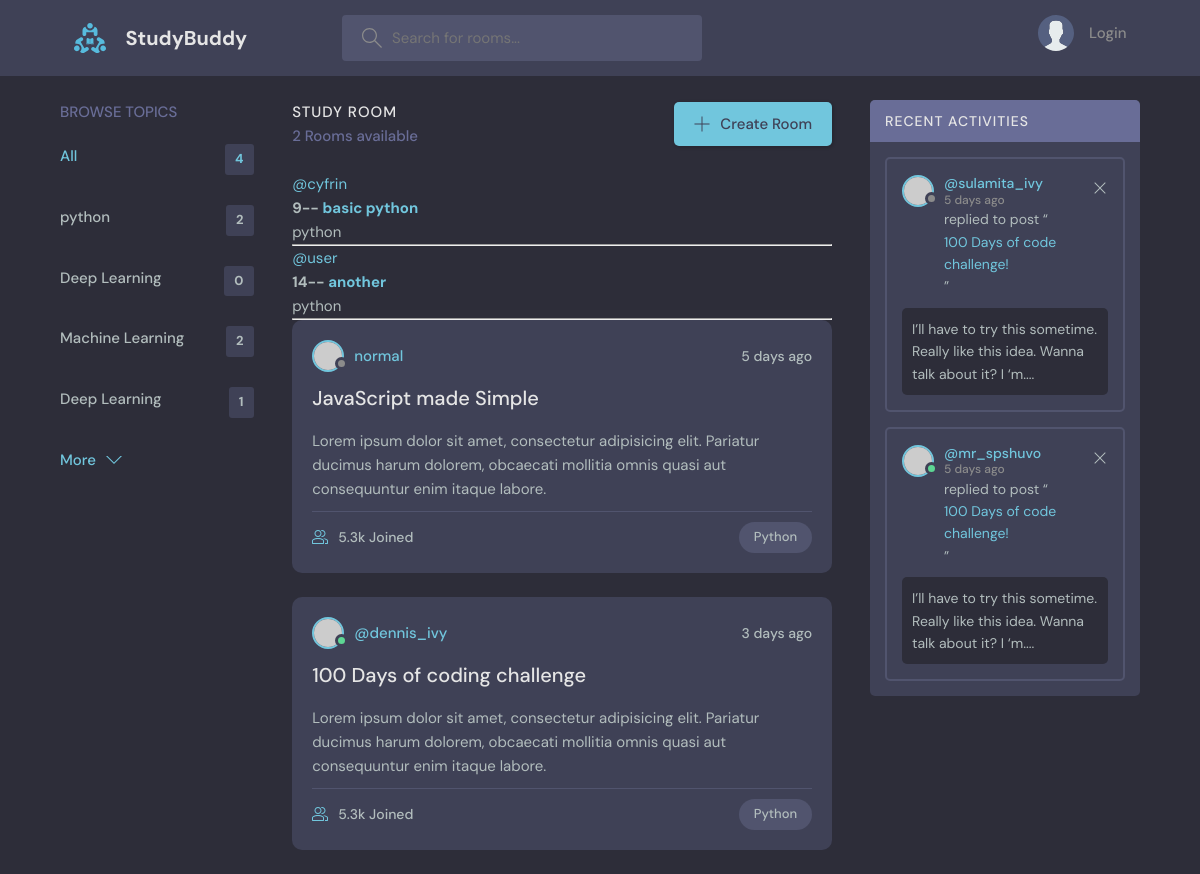
The page /?q=python on the database its author committed.
### base/models.py (models this page shows, shortened)
class Topic(models.Model):
    name=models.CharField(max_length=200)

class Room(models.Model):
    host=models.ForeignKey(User, on_delete=models.CASCADE, null=True)
    topic=models.ForeignKey(Topic, on_delete=models.SET_NULL, null=True)
    name=models.CharField(max_length=200)
    description=models.TextField(null=True, blank=True)
    participants= models.ManyToManyField(User, related_name='participants', blank=True)
    updated=models.DateTimeField(auto_now=True)
    created=models.DateTimeField(auto_now_add=True)
    class Meta:
        ordering=['-updated', '-created']

### base/views.py (the view)
# urls.py: path('', views.home, name='home'),
def home(request):
    q=request.GET.get('q') if request.GET.get('q')!=None else ''
    rooms=Room.objects.filter(Q(topic__name__icontains=q) | Q(name__icontains=q) | Q(description__icontains=q))
    room_count= rooms.count()
    topics = Topic.objects.all()
    room_messages= Message.objects.filter(Q(room__name__icontains=q))
    context= {"rooms":rooms, 'topics':topics, 'room_count':room_count, 'room_messages':room_messages}
    return render(request, 'base/home.html',context)

### base/templates/base/home.html (shortened to what this page needs)
{% extends 'main.html' %} {% block content %}
<main class="layout layout--3">
  <div class="container">
    {% include 'base/topic_component.html' %}
    <div class="roomList">
      <div class="roomList__header">
        <div>
          <h2>Study Room</h2>
          <p>{{rooms.count}} Rooms available</p>
        </div>
        <a class="btn btn--main" href="{%url 'create-room' %}">
          <svg
            version="1.1"
            xmlns="http://www.w3.org/2000/svg"
            width="32"
            height="32"
            viewBox="0 0 32 32"
          >
            <title>add</title>
            <path
              d="M16.943 0.943h-1.885v14.115h-14.115v1.885h14.115v14.115h1.885v-14.115h14.115v-1.885h-14.115v-14.115z"
            ></path>
          </svg>
          Create Room
        </a>
      </div>
      {%include 'base/feed_component.html'%}
      <div class="roomListRoom">
        <div class="roomListRoom__header">
          <a href="{% url 'user-profile' room.host.id %}" class="roomListRoom__author">
            <div class="avatar avatar--small">
              <img src="https://randomuser.me/api/portraits/women/11.jpg" />
            </div>
            <span>normal</span>
          </a>
          <div class="roomListRoom__actions">
            <span>5 days ago</span>
          </div>
        </div>
        <div class="roomListRoom__content">
          <a href="room.html">JavaScript made Simple</a>
          <p>
            Lorem ipsum dolor sit amet, consectetur adipisicing elit. Pariatur
            ducimus harum dolorem, obcaecati mollitia omnis quasi aut
            consequuntur enim itaque labore.
          </p>
        </div>
        <div class="roomListRoom__meta">
          <a href="room.html" class="roomListRoom__joined">
            5.3k Joined
          </a>
          <p class="roomListRoom__topic">Python</p>
        </div>
      </div>
      <div class="roomListRoom">
        <div class="roomListRoom__header">
          <a href="profile.html" class="roomListRoom__author">
            <div class="avatar avatar--small active">
              <img src="https://randomuser.me/api/portraits/men/11.jpg" />
            </div>
            <span>@dennis_ivy</span>
          </a>
          <div class="roomListRoom__actions">
            <span>3 days ago</span>
          </div>
        </div>
        <div class="roomListRoom__content">
          <a href="room.html">100 Days of coding challenge</a>
          <p>
            Lorem ipsum dolor sit amet, consectetur adipisicing elit. Pariatur
            ducimus harum dolorem, obcaecati mollitia omnis quasi aut
            consequuntur enim itaque labore.
          </p>
        </div>
        <div class="roomListRoom__meta">
          <a class="roomListRoom__joined">
            5.3k Joined
          </a>
          <p class="roomListRoom__topic">Python</p>
        </div>
      </div>
    </div>
    <div class="activities">
      <div class="activities__header">
        <h2>Recent Activities</h2>
      </div>
      <div class="activities__box">
        <div class="activities__boxHeader roomListRoom__header">
          <a href="profile.html" class="roomListRoom__author">
            <div class="avatar avatar--small">
              <img src="https://randomuser.me/api/portraits/women/11.jpg" />
            </div>
            <p>
              @sulamita_ivy
              <span>5 days ago</span>
            </p>
          </a>
          <div class="roomListRoom__actions">
            <a href="#">
              <svg
                version="1.1"
                xmlns="http://www.w3.org/2000/svg"
                width="32"
                height="32"
                viewBox="0 0 32 32"
              >
                <title>remove</title>
                <path
                  d="M27.314 6.019l-1.333-1.333-9.98 9.981-9.981-9.981-1.333 1.333 9.981 9.981-9.981 9.98 1.333 1.333 9.981-9.98 9.98 9.98 1.333-1.333-9.98-9.98 9.98-9.981z"
                ></path>
              </svg>
            </a>
          </div>
        </div>
        <div class="activities__boxContent">
          <p>
            replied to post “<a href="room.html">100 Days of code challenge!</a
            >”
          </p>
          <div class="activities__boxRoomContent">
            I’ll have to try this sometime. Really like this idea. Wanna talk
            about it? I ‘m....
          </div>
        </div>
      </div>
      <div class="activities__box">
        <div class="activities__boxHeader roomListRoom__header">
          <a href="profile.html" class="roomListRoom__author">
            <div class="avatar avatar--small active">
              <img src="https://randomuser.me/api/portraits/men/13.jpg" />
            </div>
            <p>
              @mr_spshuvo
              <span>5 days ago</span>
            </p>
          </a>
          <div class="roomListRoom__actions">
            <a href="#">
              <svg
                version="1.1"
                xmlns="http://www.w3.org/2000/svg"
                width="32"
                height="32"
                viewBox="0 0 32 32"
              >
                <title>remove</title>
                <path
                  d="M27.314 6.019l-1.333-1.333-9.98 9.981-9.981-9.981-1.333 1.333 9.981 9.981-9.981 9.98 1.333 1.333 9.981-9.98 9.98 9.98 1.333-1.333-9.98-9.98 9.98-9.981z"
                ></path>
              </svg>
            </a>
          </div>
        </div>
        <div class="activities__boxContent">
          <p>
            replied to post “<a href="room.html">100 Days of code challenge!</a
            >”
          </p>
          <div class="activities__boxRoomContent">
            I’ll have to try this sometime. Really like this idea. Wanna talk
            about it? I ‘m....
          </div>
        </div>
      </div>
    </div>
  </div>
</main>
{% endblock content %}

### base/templates/base/topic_component.html
 <div class="topics">
          <div class="topics__header">
            <h2>Browse Topics</h2>
          </div>
          <ul class="topics__list">
            <li>
              <a href="{% url 'home'%}" class="active">All <span>{{topics.count}}</span></a>
            </li>
            {% for topic in topics%}
            <li>
              <a href="{% url 'home'%}?q={{topic.name}}">{{topic.name}}<span>{{topic.room_set.all.count}}</span></a>
            </li>
            {% endfor%}
          </ul>
          <a class="btn btn--link" href="topics.html">
            More
            <svg
              version="1.1"
              xmlns="http://www.w3.org/2000/svg"
              width="32"
              height="32"
              viewBox="0 0 32 32"
            >
              <title>chevron-down</title>
              <path d="M16 21l-13-13h-3l16 16 16-16h-3l-13 13z"></path>
            </svg>
          </a>
        </div>

### base/templates/base/feed_component.html (shortened to what this page needs)
{% for room in rooms %}
    <div>
      <a href="{% url 'user-profile' room.host.id%}">@{{room.host.username}}</a>
      <h5>
        {{room.id}}-- <a href="{% url 'view' room.id %}">{{room.name}}</a>
      </h5>
      <small>{{room.topic.name}}</small>
      <hr />
    </div>
    {% endfor %}

### rows shown on the page
Topic: name "python", room_set.all.count "2"
Topic: name "Deep Learning", room_set.all.count "0"
Topic: name "Machine Learning", room_set.all.count "2"
Topic: name "Deep Learning", room_set.all.count "1"
Room: host.username "cyfrin", id "9", name "basic python", topic.name "python"
Room: host.username "user", id "14", name "another", topic.name "python"

### other values the page prints
{{ topics.count }} "4"
{{ rooms.count }} "2"
